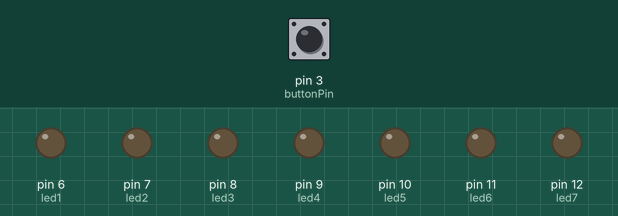
Recording of a sketch running on a simulated Arduino Uno, built with avr-gcc and run on an emulated ATmega328P. Shown: output pins drawn as LEDs (lit = HIGH). The test bench sets the inputs (shaded band); at power-on: pin 3 (buttonPin) LOW. Random numbers use the default seed unless the sketch sets one.

Above: at 1.2 s.
1.3 s: pin 3 (buttonPin) pulled HIGH for 3.2 s
At 2.6 s:
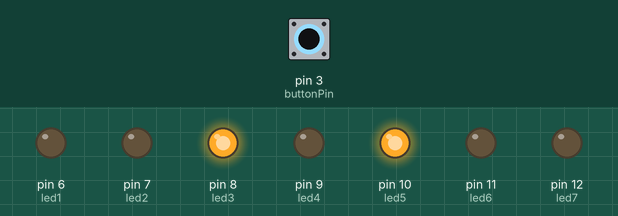
6.0 s: pin 3 (buttonPin) pulled HIGH for 0.15 s
At 7.2 s:
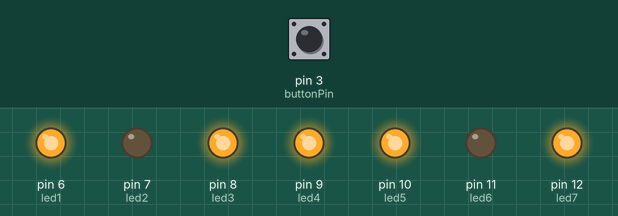
7.6 s: pin 3 (buttonPin) pulled HIGH for 3.2 s
At 10.9 s:
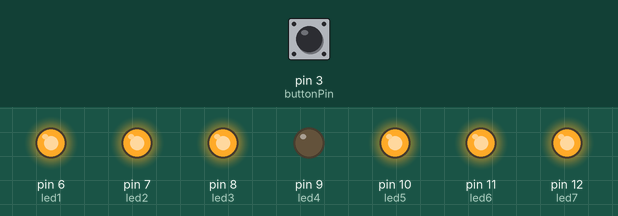
12.3 s: pin 3 (buttonPin) pulled HIGH for 1 s
At 13.4 s:
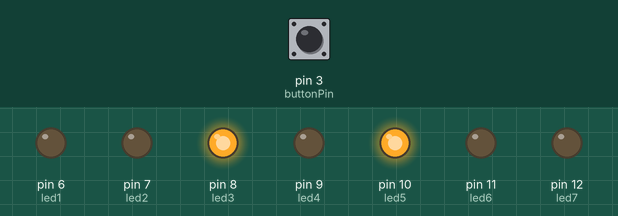
14.8 s: pin 3 (buttonPin) driven HIGH
At 17.6 s:
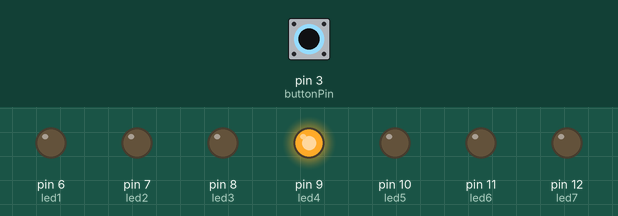
17.8 s: pin 3 (buttonPin) driven LOW
Timing chart, 0 to 20.3 s (numbered marks = the images above; inputs shaded):
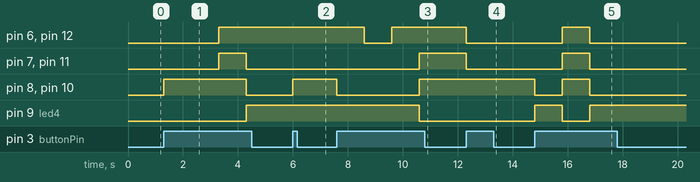

Measured:
- after the input at 1.3 s, pin 6 (led1), pin 12 (led7): LOW → HIGH after 2.0 s; pin 7 (led2), pin 11 (led6): LOW → HIGH after 2.0 s, → LOW 1.0 s later; pin 8 (led3), pin 10 (led5): LOW → HIGH at once, → LOW 3.0 s later; pin 9 (led4): LOW → HIGH after 3.0 s
- after the input at 6.0 s, pin 8 (led3), pin 10 (led5): LOW → HIGH at once
- after the input at 7.6 s, pin 6 (led1), pin 12 (led7): HIGH → LOW after 1.0 s, → HIGH 1.0 s later; pin 7 (led2), pin 11 (led6): LOW → HIGH after 3.0 s; pin 8 (led3), pin 10 (led5): HIGH → LOW at once, → HIGH 3.0 s later; pin 9 (led4): HIGH → LOW after 3.0 s
- after the input at 12.3 s, pin 6 (led1), pin 7 (led2), pin 11 (led6), pin 12 (led7): HIGH → LOW at once
- after the input at 14.8 s, pin 6 (led1), pin 7 (led2), pin 11 (led6), pin 12 (led7): LOW → HIGH after 1.0 s, → LOW 1.0 s later; pin 8 (led3), pin 10 (led5): HIGH → LOW at once, → HIGH 1.0 s later, → LOW 1.0 s later; pin 9 (led4): LOW → HIGH at once, → LOW 1.0 s later, → HIGH 1.0 s later
- after the input at 17.8 s, every drawn part: stays the same

The sketch:

002.ino
```cpp
/**********************************************************************************
**                                                                               **
**                                  DAU de LEDS                                  **
**                                                                               **
**                                                                               **
**********************************************************************************/

//********** Includes *************************************************************

//********** Variables ************************************************************
const int led1 = 6;
const int led2 = 7;          // donar nom al pin 7 de l’Arduino
const int led3 = 8;          // donar nom al pin 8 de l’Arduino
const int led4 = 9;          // donar nom al pin 9 de l’Arduino
const int led5 = 10;         // donar nom al pin 10 de l’Arduino
const int led6 = 11;         // donar nom al pin 11 de l’Arduino
const int led7 = 12;         // donar nom al pin 12 de l’Arduino
const int buttonPin = 3;
boolean buttonEstat = LOW;
int numb = 0;

//********** Setup ****************************************************************
void setup()
{
  pinMode(led1, OUTPUT);
  pinMode(led2, OUTPUT);     // definir el pin 7 com una sortida
  pinMode(led3, OUTPUT);     // definir el pin 8 com una sortida
  pinMode(led4, OUTPUT);     // definir el pin 9 com una sortida
  pinMode(led5, OUTPUT);     // definir el pin 10 com una sortida
  pinMode(led6, OUTPUT);     // definir el pin 11 com una sortida
  pinMode(led7, OUTPUT);     // definir el pin 12 com una sortida
  pinMode(buttonPin, INPUT);

}

//********** Loop *****************************************************************
void loop()
{
  buttonEstat = digitalRead (buttonPin);
  if (buttonEstat == HIGH)
    {
       numb = random (1,7);

    switch (numb)
    {
      case 1:
  digitalWrite(led1, LOW);
  digitalWrite(led2, LOW);
  digitalWrite(led3, LOW);
  digitalWrite(led4, HIGH);
  digitalWrite(led5, LOW);
  digitalWrite(led6, LOW);
  digitalWrite(led7, LOW);

  delay(1000);
  break;
  case 2:
  digitalWrite(led1, LOW);
  digitalWrite(led2, LOW);
  digitalWrite(led3, HIGH);
  digitalWrite(led4, LOW);
  digitalWrite(led5, HIGH);
  digitalWrite(led6, LOW);
  digitalWrite(led7, LOW);

  delay(1000);
  break;
  case 3:
  digitalWrite(led1, HIGH);
  digitalWrite(led2, LOW);
  digitalWrite(led3, LOW);
  digitalWrite(led4, HIGH);
  digitalWrite(led5, LOW);
  digitalWrite(led6, LOW);
  digitalWrite(led7, HIGH);

  delay(1000);
  break;
  case 4:
  digitalWrite(led1, HIGH);
  digitalWrite(led2, LOW);
  digitalWrite(led3, HIGH);
  digitalWrite(led4, LOW);
  digitalWrite(led5, HIGH);
  digitalWrite(led6, LOW);
  digitalWrite(led7, HIGH);

  delay(1000);
  break;
  case 5:
  digitalWrite(led1, HIGH);
  digitalWrite(led2, LOW);
  digitalWrite(led3, HIGH);
  digitalWrite(led4, HIGH);
  digitalWrite(led5, HIGH);
  digitalWrite(led6, LOW);
  digitalWrite(led7, HIGH);

  delay(1000);
   break;
   case 6:
  digitalWrite(led1, HIGH);
  digitalWrite(led2, HIGH);
  digitalWrite(led3, HIGH);
  digitalWrite(led4, LOW);
  digitalWrite(led5, HIGH);
  digitalWrite(led6, HIGH);
  digitalWrite(led7, HIGH);

  delay(1000);
  break;
    }
    }
}
```
